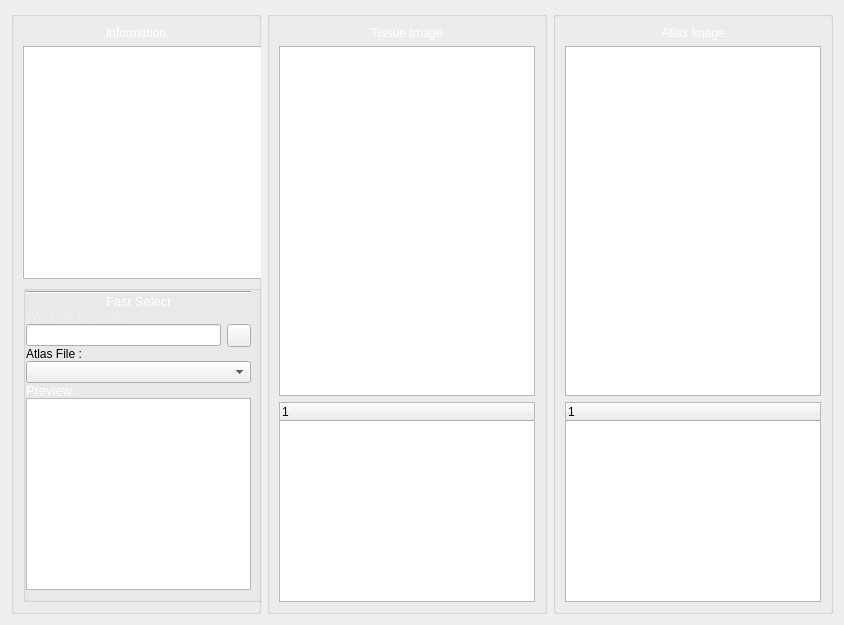
         <widget class="QWidget" name="tabLandmarks">
          <attribute name="title">
           <string>LandMark Detection</string>
          </attribute>
          <layout class="QHBoxLayout" name="horizontalLayout_9">
           <item>
            <widget class="QGroupBox" name="groupBox">
             <property name="maximumSize">
              <size>
               <width>250</width>
               <height>16777215</height>
              </size>
             </property>
             <property name="title">
              <string/>
             </property>
             <layout class="QVBoxLayout" name="verticalLayout_6">
              <item>
               <widget class="QLabel" name="lblLandMarkInfoTitle">
                <property name="text">
                 <string>&lt;html&gt;&lt;head/&gt;&lt;body&gt;&lt;p align=&quot;center&quot;&gt;&lt;span style=&quot; color:#ffffff;&quot;&gt;Information&lt;/span&gt;&lt;/p&gt;&lt;/body&gt;&lt;/html&gt;</string>
                </property>
               </widget>
              </item>
              <item>
               <widget class="QTextBrowser" name="lblLandmarkInfoContent">
                <property name="minimumSize">
                 <size>
                  <width>240</width>
                  <height>0</height>
                 </size>
                </property>
                <property name="maximumSize">
                 <size>
                  <width>240</width>
                  <height>16777215</height>
                 </size>
                </property>
                <property name="html">
                 <string>&lt;!DOCTYPE HTML PUBLIC &quot;-//W3C//DTD HTML 4.0//EN&quot; &quot;http://www.w3.org/TR/REC-html40/strict.dtd&quot;&gt;
&lt;html&gt;&lt;head&gt;&lt;meta name=&quot;qrichtext&quot; content=&quot;1&quot; /&gt;&lt;style type=&quot;text/css&quot;&gt;
p, li { white-space: pre-wrap; }
&lt;/style&gt;&lt;/head&gt;&lt;body style=&quot; font-family:'Ubuntu'; font-size:11pt; font-weight:400; font-style:normal;&quot;&gt;
&lt;p style=&quot; margin-top:0px; margin-bottom:0px; margin-left:0px; margin-right:0px; -qt-block-indent:0; text-indent:0px;&quot;&gt;&lt;span style=&quot; font-family:'MS Shell Dlg 2'; font-size:9pt; color:#ffffff;&quot;&gt;Lorem ipsum dolor sit amet, consectetur adipiscing elit. Nulla ultrices interdum dignissim. Cras finibus, libero sed auctor finibus, justo nisl pellentesque augue, vel aliquet purus &lt;/span&gt;&lt;/p&gt;&lt;/body&gt;&lt;/html&gt;</string>
                </property>
               </widget>
              </item>
              <item>
               <widget class="QGroupBox" name="landmarkfastselect">
                <property name="minimumSize">
                 <size>
                  <width>240</width>
                  <height>0</height>
                 </size>
                </property>
                <property name="maximumSize">
                 <size>
                  <width>250</width>
                  <height>16777215</height>
                 </size>
                </property>
                <property name="title">
                 <string/>
                </property>
                <layout class="QGridLayout" name="gridLayout_7">
                 <property name="leftMargin">
                  <number>0</number>
                 </property>
                 <property name="topMargin">
                  <number>0</number>
                 </property>
                 <property name="verticalSpacing">
                  <number>0</number>
                 </property>
                 <item row="6" column="0">
                  <widget class="QLabel" name="label_28">
                   <property name="text">
                    <string>&lt;html&gt;&lt;head/&gt;&lt;body&gt;&lt;p&gt;&lt;span style=&quot; font-size:10pt; color:#eeeeec;&quot;&gt;Working Directory :&lt;/span&gt;&lt;/p&gt;&lt;/body&gt;&lt;/html&gt;</string>
                   </property>
                  </widget>
                 </item>
                 <item row="0" column="0" rowspan="2" colspan="3">
                  <widget class="Line" name="line_3">
                   <property name="orientation">
                    <enum>Qt::Horizontal</enum>
                   </property>
                  </widget>
                 </item>
                 <item row="10" column="0" colspan="2">
                  <widget class="QLabel" name="label_30">
                   <property name="text">
                    <string>&lt;html&gt;&lt;head/&gt;&lt;body&gt;&lt;p&gt;&lt;span style=&quot; font-size:10pt; color:#ffffff;&quot;&gt;Preview:&lt;/span&gt;&lt;/p&gt;&lt;/body&gt;&lt;/html&gt;</string>
                   </property>
                  </widget>
                 </item>
                 <item row="7" column="2">
                  <widget class="QToolButton" name="btnBrowseImage">
                   <property name="styleSheet">
                    <string notr="true">#btnApply{
color:#fff;
font-size:12px;
font-weight:bold;}</string>
                   </property>
                   <property name="text">
                    <string/>
                   </property>
                   <property name="icon">
                    <iconset>
                     <normaloff>:/newPrefix/Icons/browse.svg</normaloff>:/newPrefix/Icons/browse.svg</iconset>
                   </property>
                   <property name="iconSize">
                    <size>
                     <width>16</width>
                     <height>16</height>
                    </size>
                   </property>
                  </widget>
                 </item>
                 <item row="8" column="0" colspan="2">
                  <widget class="QLabel" name="label_29">
                   <property name="text">
                    <string>&lt;html&gt;&lt;head/&gt;&lt;body&gt;&lt;p&gt;&lt;span style=&quot; font-size:10pt; color:#ffffff;&quot;&gt;Atlas File :&lt;/span&gt;&lt;/p&gt;&lt;/body&gt;&lt;/html&gt;</string>
                   </property>
                  </widget>
                 </item>
                 <item row="9" column="0" colspan="3">
                  <widget class="QComboBox" name="cmbSelectImage"/>
                 </item>
                 <item row="11" column="0" colspan="3">
                  <widget class="PhotoViewer" name="atlasPreview"/>
                 </item>
                 <item row="7" column="0" colspan="2">
                  <widget class="QLineEdit" name="txtbrowse">
                   <property name="readOnly">
                    <bool>true</bool>
                   </property>
                  </widget>
                 </item>
                 <item row="2" column="0" colspan="3">
                  <widget class="QLabel" name="label_27">
                   <property name="text">
                    <string>&lt;html&gt;&lt;head/&gt;&lt;body&gt;&lt;p&gt;&lt;span style=&quot; font-size:10pt; color:#ffffff;&quot;&gt;Fast Select&lt;/span&gt;&lt;/p&gt;&lt;/body&gt;&lt;/html&gt;</string>
                   </property>
                   <property name="alignment">
                    <set>Qt::AlignCenter</set>
                   </property>
                  </widget>
                 </item>
                </layout>
               </widget>
              </item>
             </layout>
            </widget>
           </item>
           <item>
            <widget class="QGroupBox" name="groupBox_6">
             <property name="title">
              <string/>
             </property>
             <layout class="QVBoxLayout" name="verticalLayout">
              <item>
               <widget class="QLabel" name="lblLandmark">
                <property name="text">
                 <string>&lt;html&gt;&lt;head/&gt;&lt;body&gt;&lt;p align=&quot;center&quot;&gt;&lt;span style=&quot; color:#ffffff;&quot;&gt;Tissue Image&lt;/span&gt;&lt;/p&gt;&lt;/body&gt;&lt;/html&gt;</string>
                </property>
               </widget>
              </item>
              <item>
               <widget class="PhotoViewer" name="attlasViewFrist">
                <property name="minimumSize">
                 <size>
                  <width>0</width>
                  <height>350</height>
                 </size>
                </property>
               </widget>
              </item>
              <item>
               <widget class="QTreeWidget" name="attlasListFrist">
                <property name="minimumSize">
                 <size>
                  <width>0</width>
                  <height>200</height>
                 </size>
                </property>
                <property name="maximumSize">
                 <size>
                  <width>16777215</width>
                  <height>250</height>
                 </size>
                </property>
                <column>
                 <property name="text">
                  <string notr="true">1</string>
                 </property>
                </column>
               </widget>
              </item>
             </layout>
            </widget>
           </item>
           <item>
            <widget class="QGroupBox" name="groupBox_7">
             <property name="title">
              <string/>
             </property>
             <layout class="QVBoxLayout" name="verticalLayout_11">
              <item>
               <widget class="QLabel" name="lblLandmarkAtlas">
                <property name="text">
                 <string>&lt;html&gt;&lt;head/&gt;&lt;body&gt;&lt;p align=&quot;center&quot;&gt;&lt;span style=&quot; color:#ffffff;&quot;&gt;Atlas Image&lt;/span&gt;&lt;/p&gt;&lt;/body&gt;&lt;/html&gt;</string>
                </property>
               </widget>
              </item>
              <item>
               <widget class="PhotoViewer" name="attlasViewSecond">
                <property name="minimumSize">
                 <size>
                  <width>0</width>
                  <height>350</height>
                 </size>
                </property>
               </widget>
              </item>
              <item>
               <widget class="QTreeWidget" name="attlasListSecond">
                <property name="minimumSize">
                 <size>
                  <width>0</width>
                  <height>200</height>
                 </size>
                </property>
                <property name="maximumSize">
                 <size>
                  <width>16777215</width>
                  <height>250</height>
                 </size>
                </property>
                <column>
                 <property name="text">
                  <string notr="true">1</string>
                 </property>
                </column>
               </widget>
              </item>
             </layout>
            </widget>
           </item>
          </layout>
         </widget>
